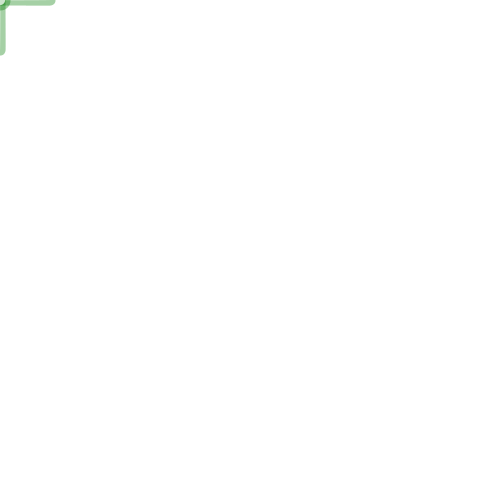
Frame 1 (no input)
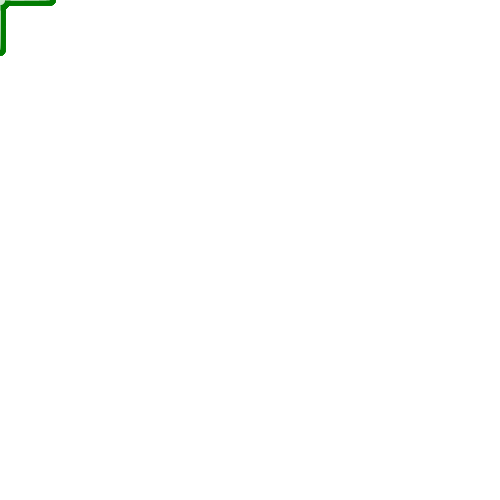
Frame 60 (the mouse pressed at the canvas centre just before this capture)
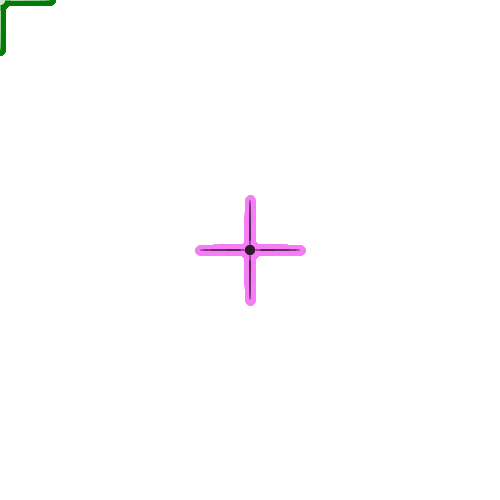
Frame 120 (the mouse held since frame 60 and released just before this capture)

The Processing sketch that drew these frames (run headless with seeded random() and noise(); from frame 60 on, the mouse is pressed at the canvas centre):

// Processing sketch: processing_11485
// ── processing_11485.pde

void setup() {  

size(500,500);  

smooth();  

background(255); 
frameRate (65);

}  

void draw() {  

  stroke(pmouseX,120,pmouseY,50);  

if (mousePressed) {  

fill(0);  

} else {  

fill(255);  

}  

strokeWeight(10);  

   

int d = 1;  

ellipse(mouseY,mouseX,100,d);   // Left  

ellipse(mouseX, mouseY, d, 100);  // Right  
ellipse(mouseX,mouseY,100,d);
ellipse(mouseY,mouseX,d,100);
ellipse(mouseX,mouseY,10,10);
ellipse(mouseY,mouseX,10,10);
} 
